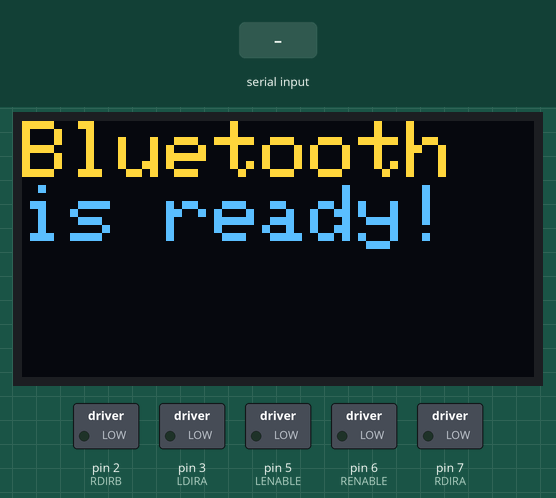
This sketch was run on a simulated Arduino Uno, built with avr-gcc and run on an emulated ATmega328P. Shown: 128×64 one-colour display, switched loads named in the sketch (green lamp = pin HIGH). The test bench sets the inputs (shaded band). The OLED is the two-colour kind (top 16 rows yellow); what the sketch prints to the serial monitor is not drawn.

Above: at 1.7 s.
1.8 s: "P" received over Serial
At 2.3 s:
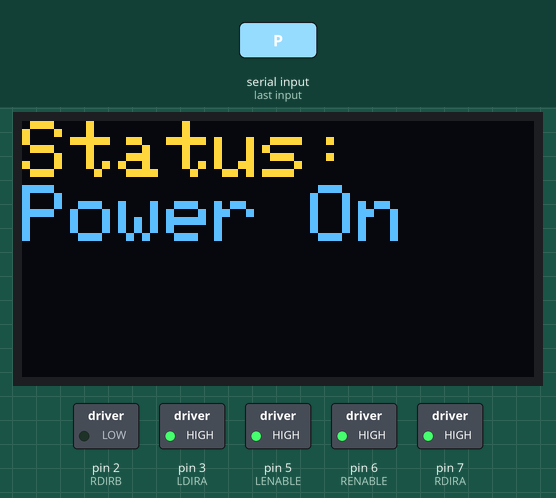
3.3 s: "R" received over Serial
At 4.5 s:
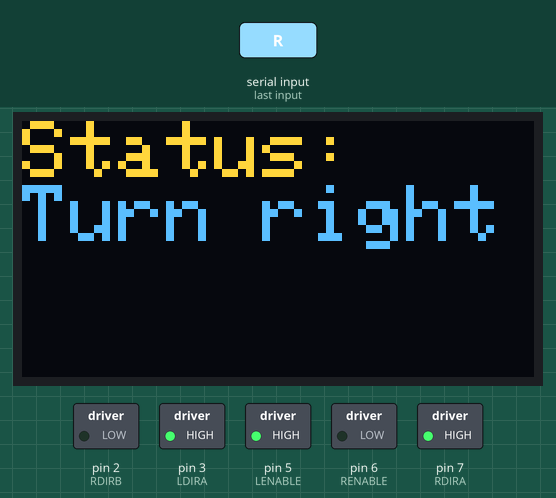
4.8 s: "L" received over Serial
At 7.5 s:
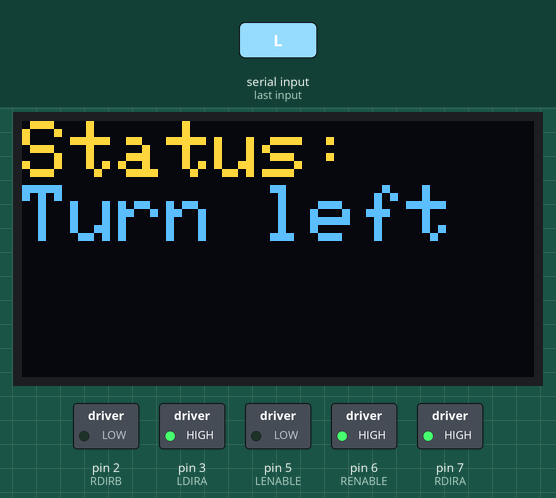
7.8 s: "S" received over Serial
At 10.0 s:
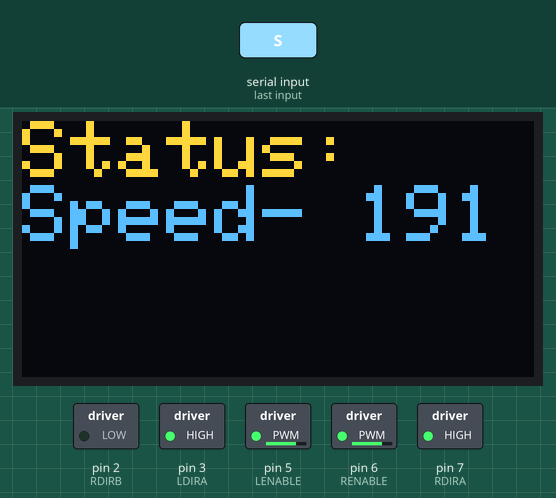
10.8 s: "D" received over Serial
At 11.6 s:
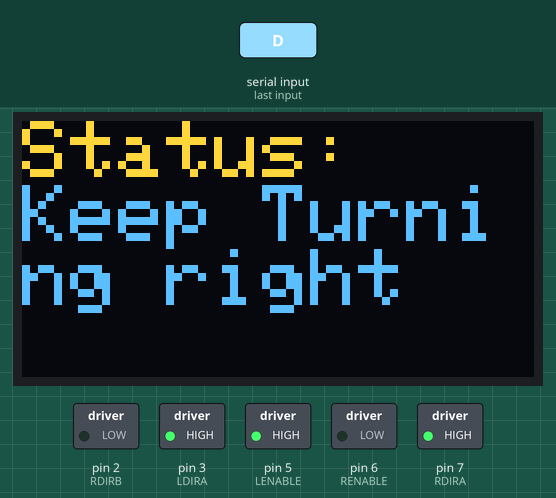
12.3 s: "T" received over Serial
At 12.7 s:
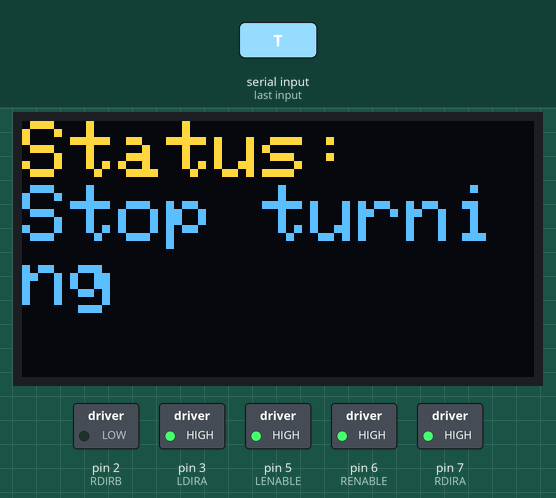
Timing chart, 0 to 14.8 s (numbered marks = the images above; inputs shaded):
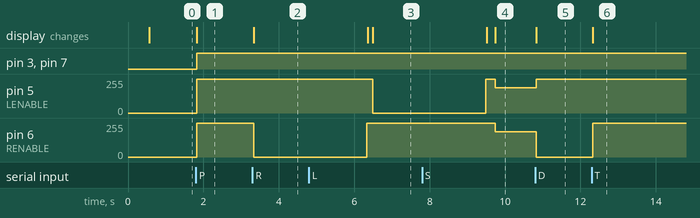

Measured:
- after the input at 1.8 s, pin 3 (LDIRA), pin 7 (RDIRA): LOW → HIGH at once; pin 5 (LENABLE), pin 6 (RENABLE): 0/255 → 255/255 at once; the display: changes at once (image 1)
- after the input at 3.3 s, pin 6 (RENABLE): 255/255 → 0/255 at once; the display: changes at once (image 2)
- after the input at 4.8 s, pin 5 (LENABLE): 255/255 → 0/255 after 1.7 s; the display: first differs from a run without the input after 1.7 s (image 3)
- after the input at 7.8 s, pin 6 (RENABLE): 255/255 → 191/255 after 1.9 s; the display: first differs from a run without the input after 1.9 s (image 4)
- after the input at 10.8 s, pin 5 (LENABLE): 191/255 → 255/255 at once; pin 6 (RENABLE): 191/255 → 0/255 at once; the display: changes at once (image 5)
- after the input at 12.3 s, pin 6 (RENABLE): 0/255 → 255/255 at once; the display: changes at once (image 6)

The sketch:

ShipControllerV6.ino
```cpp
 /************************
ShipController V6 Prototype
Remote controller for 2 DC motors
Use a L293D chip and a bluetooth receiver
Programmed by Haoyang.Li
************************/
#include <Wire.h>
#include <Adafruit_GFX.h>
#include <Adafruit_SSD1306.h>

#define LENABLE 5 // Define pins of left motor
#define LDIRA 3
#define LDIRB 4
#define RENABLE 6 // Define pins of right motor
#define RDIRA 7
#define RDIRB 2

#define OLED_RESET 4
Adafruit_SSD1306 display(OLED_RESET);

int MotorSpeed = 0; // Store and control the speed
boolean Key_Pressing; // Record if the key is being pressed
char InfoRecv; // Information received by bluetooth module

void setup()
{
  pinMode(LENABLE,OUTPUT); // Set the mode of the pins
  pinMode(LDIRA,OUTPUT);
  pinMode(LDIRB,OUTPUT);
  pinMode(RENABLE,OUTPUT);
  pinMode(RDIRA,OUTPUT);
  pinMode(RDIRB,OUTPUT);
  Serial.begin(9600);
  delay(500);
  display.begin(SSD1306_SWITCHCAPVCC, 0x3C);  // initialize with the I2C addr 0x3c (for the 128x64)
  Serial.println("BT is ready!"); // Start the bluetooth
  display.clearDisplay();   // clears the screen and buffer
  display.setTextSize(2); // Select the size of font
  display.setTextColor(WHITE);  // Select the color of font
  display.setCursor(0,0);   // Select the X-Y coordinate of starting point
  display.println("Bluetooth is ready!");
  display.display();
  Key_Pressing = false;
}

void loop()
{
  if (Serial.available()) // if receives bluetooth signal
  {
    InfoRecv = Serial.read();
    switch(InfoRecv)
    {
      case 'P': // "PowerOn" button pressed
      Serial.println("Power On");
      display.clearDisplay();   // clears the screen and buffer
      display.setTextSize(2); // Select the size of font
      display.setTextColor(WHITE);  // Select the color of font
      display.setCursor(0,0);   // Select the X-Y coordinate of starting point
      display.println("Status:");
      display.println("Power On");
      display.display();
      MotorSpeed = 255;
      analogWrite(LENABLE,MotorSpeed); // Open both motors
      digitalWrite(LDIRA,HIGH);
      digitalWrite(LDIRB,LOW);
      analogWrite(RENABLE,MotorSpeed);
      digitalWrite(RDIRA,HIGH);
      digitalWrite(RDIRB,LOW);
      delay(100);
      break;

      case 'R': // "Right" button pressed
      Serial.println("Turn right");
      display.clearDisplay();   // clears the screen and buffer
      display.setTextSize(2); // Select the size of font
      display.setTextColor(WHITE);  // Select the color of font
      display.setCursor(0,0);   // Select the X-Y coordinate of starting point
      display.println("Status:");
      display.println("Turn right");
      display.display();
      digitalWrite(LENABLE,HIGH); // Turn right
      digitalWrite(LDIRA,HIGH);
      digitalWrite(LDIRB,LOW);
      digitalWrite(RENABLE,LOW);
      delay(3000);
      digitalWrite(RENABLE,HIGH);
      digitalWrite(RDIRA,HIGH);
      digitalWrite(RDIRB,LOW);
      Serial.println("Turn End");
      display.clearDisplay();   // clears the screen and buffer
      display.setTextSize(2); // Select the size of font
      display.setTextColor(WHITE);  // Select the color of font
      display.setCursor(0,0);   // Select the X-Y coordinate of starting point
      display.println("Status:");
      display.println("Turn End");
      display.display();
      delay(100);
      break;

      case 'L': // "Left" button pressed
      Serial.println("Turn left");
      display.clearDisplay();   // clears the screen and buffer
      display.setTextSize(2); // Select the size of font
      display.setTextColor(WHITE);  // Select the color of font
      display.setCursor(0,0);   // Select the X-Y coordinate of starting point
      display.println("Status:");
      display.println("Turn left");
      display.display();
      digitalWrite(RENABLE,HIGH); // Turn left
      digitalWrite(RDIRA,HIGH);
      digitalWrite(RDIRB,LOW);
      digitalWrite(LENABLE,LOW);
      delay(3000);
      digitalWrite(LENABLE,HIGH);
      digitalWrite(LDIRA,HIGH);
      digitalWrite(LDIRB,LOW);
      Serial.println("Turn End");
      display.clearDisplay();   // clears the screen and buffer
      display.setTextSize(2); // Select the size of font
      display.setTextColor(WHITE);  // Select the color of font
      display.setCursor(0,0);   // Select the X-Y coordinate of starting point
      display.println("Status:");
      display.println("Turn End");
      display.display();
      delay(100);
      break;

      case 'D': // "Turning R" button pressed
      {
        if(Key_Pressing == false)
        {
          Key_Pressing = true; // Keep turning right until button "Turning R" released
          Serial.println("Keep Turning right"); // Show condition in bluetooth controller
          display.clearDisplay();   // clears the screen and buffer
          display.setTextSize(2); // Select the size of font
          display.setTextColor(WHITE);  // Select the color of font
          display.setCursor(0,0);   // Select the X-Y coordinate of starting point
          display.println("Status:");
          display.println("Keep Turning right");
          display.display();
          digitalWrite(LENABLE,HIGH);
          digitalWrite(LDIRA,HIGH);
          digitalWrite(LDIRB,LOW);
          digitalWrite(RENABLE,LOW);
        }
        else {Serial.println("Invalid"); break;}
      }
      delay(100);
      break;

      case 'A': // "Turning L" button pressed
      {
        if(Key_Pressing == false)
        {
          Key_Pressing = true; // Keep turning left until button "Turning L" released
          Serial.println("Keep Turning left"); // Show condition in bluetooth controller
          display.clearDisplay();   // clears the screen and buffer
          display.setTextSize(2); // Select the size of font
          display.setTextColor(WHITE);  // Select the color of font
          display.setCursor(0,0);   // Select the X-Y coordinate of starting point
          display.println("Status:");
          display.println("Keep Turning left");
          display.display();
          digitalWrite(RENABLE,HIGH);
          digitalWrite(RDIRA,HIGH);
          digitalWrite(RDIRB,LOW);
          digitalWrite(LENABLE,LOW);
        }
        else {Serial.println("Invalid"); break;}
      }
      delay(100);
      break;

      case 'T': // Release "Turning L" or "Turning R" button
      Key_Pressing = false;
      Serial.println("Stop turning"); // Show condition in bluetooth controller
      display.clearDisplay();   // clears the screen and buffer
      display.setTextSize(2); // Select the size of font
      display.setTextColor(WHITE);  // Select the color of font
      display.setCursor(0,0);   // Select the X-Y coordinate of starting point
      display.println("Status:");
      display.println("Stop turning");
      display.display();
      digitalWrite(LENABLE,HIGH); // Reset the motors
      digitalWrite(LDIRA,HIGH);
      digitalWrite(LDIRB,LOW);
      digitalWrite(RENABLE,HIGH);
      digitalWrite(RDIRA,HIGH);
      digitalWrite(RDIRB,LOW);
      delay(100);
      break;

      case 'S': // "SpeedDown" button Pressed
      MotorSpeed = MotorSpeed - 64;
      delay(100);
      {
        if (MotorSpeed < 127) {MotorSpeed = 127;} // Avoid negative number or idle running
      }
      Serial.print("Speed = "); Serial.println(MotorSpeed); // Show condition in bluetooth controller
      display.clearDisplay();   // clears the screen and buffer
      display.setTextSize(2); // Select the size of font
      display.setTextColor(WHITE);  // Select the color of font
      display.setCursor(0,0);   // Select the X-Y coordinate of starting point
      display.println("Status:");
      display.print("Speed- ");
      display.println(MotorSpeed);
      display.display();
      analogWrite(LENABLE,MotorSpeed); // Decrease the speed of motors
      analogWrite(RENABLE,MotorSpeed);
      delay(100);
      break;

      case 'W': // "SpeedUp" button pressed
      MotorSpeed = MotorSpeed + 64;
      delay(100);
      {
        if (MotorSpeed > 255) {MotorSpeed = 255;} // Avoid >255
      }
      Serial.print("Speed = "); Serial.println(MotorSpeed); // Show condition in bluetooth controller
      display.clearDisplay();   // clears the screen and buffer
      display.setTextSize(2); // Select the size of font
      display.setTextColor(WHITE);  // Select the color of font
      display.setCursor(0,0);   // Select the X-Y coordinate of starting point
      display.println("Status:");
      display.print("Speed+ ");
      display.println(MotorSpeed);
      display.display();
      analogWrite(LENABLE,MotorSpeed); // Increase the speed of motors
      analogWrite(RENABLE,MotorSpeed);
      delay(100);
      break;

      case 'O': // "Power Off" button pressed
      Serial.println("Power Off");
      display.clearDisplay();   // clears the screen and buffer
      display.setTextSize(2); // Select the size of font
      display.setTextColor(WHITE);  // Select the color of font
      display.setCursor(0,0);   // Select the X-Y coordinate of starting point
      display.println("Status:");
      display.println("Power Off");
      display.display();
      digitalWrite(LENABLE,LOW); // Completely Stop both motors
      digitalWrite(LDIRA,LOW);
      digitalWrite(LDIRB,LOW);
      digitalWrite(RENABLE,LOW);
      digitalWrite(RDIRA,LOW);
      digitalWrite(RDIRB,LOW);
      MotorSpeed = 0;
      delay(100);
      break;
    }
  }
}
```
